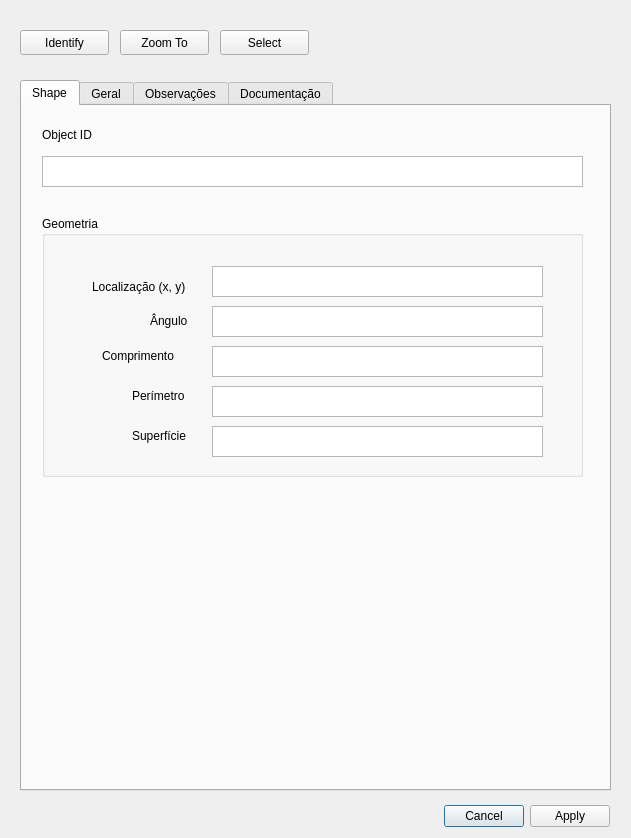
<?xml version="1.0" encoding="UTF-8"?>
<ui version="4.0">
 <class>etaDialogBase</class>
 <widget class="QDialog" name="etaDialogBase">
  <property name="geometry">
   <rect>
    <x>0</x>
    <y>0</y>
    <width>631</width>
    <height>838</height>
   </rect>
  </property>
  <property name="windowTitle">
   <string>Estação de Tratamento de Água</string>
  </property>
  <widget class="QDialogButtonBox" name="button_box">
   <property name="geometry">
    <rect>
     <x>436</x>
     <y>800</y>
     <width>181</width>
     <height>32</height>
    </rect>
   </property>
   <property name="locale">
    <locale language="Portuguese" country="Brazil"/>
   </property>
   <property name="orientation">
    <enum>Qt::Horizontal</enum>
   </property>
   <property name="standardButtons">
    <set>QDialogButtonBox::Apply|QDialogButtonBox::Cancel</set>
   </property>
   <property name="centerButtons">
    <bool>true</bool>
   </property>
  </widget>
  <widget class="QTabWidget" name="tabWidget">
   <property name="geometry">
    <rect>
     <x>20</x>
     <y>80</y>
     <width>591</width>
     <height>711</height>
    </rect>
   </property>
   <property name="currentIndex">
    <number>0</number>
   </property>
   <widget class="QWidget" name="tab">
    <attribute name="title">
     <string>Shape</string>
    </attribute>
    <widget class="QTextEdit" name="txtObjectId">
     <property name="geometry">
      <rect>
       <x>20</x>
       <y>50</y>
       <width>541</width>
       <height>31</height>
      </rect>
     </property>
     <property name="undoRedoEnabled">
      <bool>true</bool>
     </property>
     <property name="readOnly">
      <bool>true</bool>
     </property>
    </widget>
    <widget class="QLabel" name="label">
     <property name="geometry">
      <rect>
       <x>20</x>
       <y>20</y>
       <width>67</width>
       <height>17</height>
      </rect>
     </property>
     <property name="text">
      <string>Object ID</string>
     </property>
    </widget>
    <widget class="QGroupBox" name="groupBox">
     <property name="geometry">
      <rect>
       <x>20</x>
       <y>110</y>
       <width>541</width>
       <height>261</height>
      </rect>
     </property>
     <property name="title">
      <string>Geometria</string>
     </property>
     <widget class="QTextEdit" name="txtObjectId_2">
      <property name="geometry">
       <rect>
        <x>170</x>
        <y>50</y>
        <width>331</width>
        <height>31</height>
       </rect>
      </property>
      <property name="undoRedoEnabled">
       <bool>true</bool>
      </property>
      <property name="readOnly">
       <bool>true</bool>
      </property>
     </widget>
     <widget class="QLabel" name="label_2">
      <property name="geometry">
       <rect>
        <x>50</x>
        <y>60</y>
        <width>111</width>
        <height>21</height>
       </rect>
      </property>
      <property name="text">
       <string>Localização (x, y)</string>
      </property>
     </widget>
     <widget class="QTextEdit" name="txtObjectId_3">
      <property name="geometry">
       <rect>
        <x>170</x>
        <y>90</y>
        <width>331</width>
        <height>31</height>
       </rect>
      </property>
      <property name="undoRedoEnabled">
       <bool>true</bool>
      </property>
      <property name="readOnly">
       <bool>true</bool>
      </property>
     </widget>
     <widget class="QTextEdit" name="txtObjectId_4">
      <property name="geometry">
       <rect>
        <x>170</x>
        <y>130</y>
        <width>331</width>
        <height>31</height>
       </rect>
      </property>
      <property name="undoRedoEnabled">
       <bool>true</bool>
      </property>
      <property name="readOnly">
       <bool>true</bool>
      </property>
     </widget>
     <widget class="QTextEdit" name="txtObjectId_5">
      <property name="geometry">
       <rect>
        <x>170</x>
        <y>170</y>
        <width>331</width>
        <height>31</height>
       </rect>
      </property>
      <property name="undoRedoEnabled">
       <bool>true</bool>
      </property>
      <property name="readOnly">
       <bool>true</bool>
      </property>
     </widget>
     <widget class="QTextEdit" name="txtObjectId_6">
      <property name="geometry">
       <rect>
        <x>170</x>
        <y>210</y>
        <width>331</width>
        <height>31</height>
       </rect>
      </property>
      <property name="undoRedoEnabled">
       <bool>true</bool>
      </property>
      <property name="readOnly">
       <bool>true</bool>
      </property>
     </widget>
     <widget class="QLabel" name="label_3">
      <property name="geometry">
       <rect>
        <x>108</x>
        <y>95</y>
        <width>51</width>
        <height>20</height>
       </rect>
      </property>
      <property name="layoutDirection">
       <enum>Qt::LeftToRight</enum>
      </property>
      <property name="text">
       <string>Ângulo</string>
      </property>
     </widget>
     <widget class="QLabel" name="label_4">
      <property name="geometry">
       <rect>
        <x>60</x>
        <y>130</y>
        <width>101</width>
        <height>20</height>
       </rect>
      </property>
      <property name="layoutDirection">
       <enum>Qt::LeftToRight</enum>
      </property>
      <property name="text">
       <string>Comprimento</string>
      </property>
     </widget>
     <widget class="QLabel" name="label_5">
      <property name="geometry">
       <rect>
        <x>90</x>
        <y>170</y>
        <width>71</width>
        <height>20</height>
       </rect>
      </property>
      <property name="layoutDirection">
       <enum>Qt::LeftToRight</enum>
      </property>
      <property name="text">
       <string>Perímetro</string>
      </property>
     </widget>
     <widget class="QLabel" name="label_7">
      <property name="geometry">
       <rect>
        <x>90</x>
        <y>210</y>
        <width>71</width>
        <height>20</height>
       </rect>
      </property>
      <property name="layoutDirection">
       <enum>Qt::LeftToRight</enum>
      </property>
      <property name="text">
       <string>Superfície</string>
      </property>
     </widget>
    </widget>
   </widget>
   <widget class="QWidget" name="tab_2">
    <attribute name="title">
     <string>Geral</string>
    </attribute>
    <widget class="QGroupBox" name="groupBox_2">
     <property name="geometry">
      <rect>
       <x>20</x>
       <y>20</y>
       <width>541</width>
       <height>191</height>
      </rect>
     </property>
     <property name="title">
      <string>Projeto</string>
     </property>
     <widget class="QComboBox" name="comboBox">
      <property name="geometry">
       <rect>
        <x>200</x>
        <y>40</y>
        <width>321</width>
        <height>31</height>
       </rect>
      </property>
     </widget>
     <widget class="QgsDateTimeEdit" name="mDateTimeEdit">
      <property name="geometry">
       <rect>
        <x>200</x>
        <y>90</y>
        <width>321</width>
        <height>31</height>
       </rect>
      </property>
      <property name="locale">
       <locale language="Portuguese" country="Brazil"/>
      </property>
      <property name="wrapping">
       <bool>false</bool>
      </property>
      <property name="date">
       <date>
        <year>2022</year>
        <month>2</month>
        <day>8</day>
       </date>
      </property>
      <property name="displayFormat">
       <string>dd/MM/yyyy</string>
      </property>
     </widget>
     <widget class="QLabel" name="label_6">
      <property name="geometry">
       <rect>
        <x>30</x>
        <y>50</y>
        <width>131</width>
        <height>20</height>
       </rect>
      </property>
      <property name="layoutDirection">
       <enum>Qt::LeftToRight</enum>
      </property>
      <property name="text">
       <string>Status de operação</string>
      </property>
     </widget>
     <widget class="QLabel" name="label_8">
      <property name="geometry">
       <rect>
        <x>30</x>
        <y>96</y>
        <width>131</width>
        <height>20</height>
       </rect>
      </property>
      <property name="layoutDirection">
       <enum>Qt::LeftToRight</enum>
      </property>
      <property name="text">
       <string>Data de instalação</string>
      </property>
     </widget>
     <widget class="QTextEdit" name="textEdit">
      <property name="geometry">
       <rect>
        <x>200</x>
        <y>140</y>
        <width>321</width>
        <height>31</height>
       </rect>
      </property>
      <property name="tabStopWidth">
       <number>50</number>
      </property>
     </widget>
     <widget class="QLabel" name="label_9">
      <property name="geometry">
       <rect>
        <x>30</x>
        <y>142</y>
        <width>141</width>
        <height>20</height>
       </rect>
      </property>
      <property name="layoutDirection">
       <enum>Qt::LeftToRight</enum>
      </property>
      <property name="text">
       <string>Código do Meridiano</string>
      </property>
     </widget>
    </widget>
    <widget class="QGroupBox" name="groupBox_3">
     <property name="geometry">
      <rect>
       <x>20</x>
       <y>220</y>
       <width>541</width>
       <height>211</height>
      </rect>
     </property>
     <property name="title">
      <string>Dados</string>
     </property>
     <widget class="QLabel" name="label_16">
      <property name="geometry">
       <rect>
        <x>30</x>
        <y>50</y>
        <width>131</width>
        <height>20</height>
       </rect>
      </property>
      <property name="layoutDirection">
       <enum>Qt::LeftToRight</enum>
      </property>
      <property name="text">
       <string>Nome</string>
      </property>
     </widget>
     <widget class="QLabel" name="label_17">
      <property name="geometry">
       <rect>
        <x>30</x>
        <y>96</y>
        <width>131</width>
        <height>20</height>
       </rect>
      </property>
      <property name="layoutDirection">
       <enum>Qt::LeftToRight</enum>
      </property>
      <property name="text">
       <string>Tipo tratamento</string>
      </property>
     </widget>
     <widget class="QTextEdit" name="textEdit_4">
      <property name="geometry">
       <rect>
        <x>200</x>
        <y>46</y>
        <width>321</width>
        <height>31</height>
       </rect>
      </property>
      <property name="tabStopWidth">
       <number>50</number>
      </property>
     </widget>
     <widget class="QLabel" name="label_18">
      <property name="geometry">
       <rect>
        <x>30</x>
        <y>139</y>
        <width>141</width>
        <height>20</height>
       </rect>
      </property>
      <property name="layoutDirection">
       <enum>Qt::LeftToRight</enum>
      </property>
      <property name="text">
       <string>Capacidade</string>
      </property>
     </widget>
     <widget class="QComboBox" name="comboBox_4">
      <property name="geometry">
       <rect>
        <x>200</x>
        <y>90</y>
        <width>321</width>
        <height>31</height>
       </rect>
      </property>
     </widget>
     <widget class="QTextEdit" name="textEdit_5">
      <property name="geometry">
       <rect>
        <x>30</x>
        <y>164</y>
        <width>141</width>
        <height>31</height>
       </rect>
      </property>
      <property name="tabStopWidth">
       <number>50</number>
      </property>
     </widget>
     <widget class="QLabel" name="label_22">
      <property name="geometry">
       <rect>
        <x>200</x>
        <y>139</y>
        <width>141</width>
        <height>20</height>
       </rect>
      </property>
      <property name="layoutDirection">
       <enum>Qt::LeftToRight</enum>
      </property>
      <property name="text">
       <string>Núm. SS</string>
      </property>
     </widget>
     <widget class="QTextEdit" name="textEdit_8">
      <property name="geometry">
       <rect>
        <x>200</x>
        <y>164</y>
        <width>321</width>
        <height>31</height>
       </rect>
      </property>
      <property name="tabStopWidth">
       <number>50</number>
      </property>
     </widget>
    </widget>
    <widget class="QGroupBox" name="groupBox_4">
     <property name="geometry">
      <rect>
       <x>20</x>
       <y>440</y>
       <width>541</width>
       <height>221</height>
      </rect>
     </property>
     <property name="title">
      <string>Sistemas Externos</string>
     </property>
     <widget class="QComboBox" name="comboBox_6">
      <property name="geometry">
       <rect>
        <x>200</x>
        <y>130</y>
        <width>321</width>
        <height>31</height>
       </rect>
      </property>
     </widget>
     <widget class="QTextEdit" name="textEdit_9">
      <property name="geometry">
       <rect>
        <x>30</x>
        <y>60</y>
        <width>141</width>
        <height>31</height>
       </rect>
      </property>
      <property name="tabStopWidth">
       <number>50</number>
      </property>
     </widget>
     <widget class="QLabel" name="label_23">
      <property name="geometry">
       <rect>
        <x>30</x>
        <y>35</y>
        <width>141</width>
        <height>20</height>
       </rect>
      </property>
      <property name="layoutDirection">
       <enum>Qt::LeftToRight</enum>
      </property>
      <property name="text">
       <string>Código SAP</string>
      </property>
     </widget>
     <widget class="QLabel" name="label_27">
      <property name="geometry">
       <rect>
        <x>200</x>
        <y>105</y>
        <width>81</width>
        <height>20</height>
       </rect>
      </property>
      <property name="layoutDirection">
       <enum>Qt::LeftToRight</enum>
      </property>
      <property name="text">
       <string>Telemetria</string>
      </property>
     </widget>
     <widget class="QLabel" name="label_26">
      <property name="geometry">
       <rect>
        <x>200</x>
        <y>35</y>
        <width>141</width>
        <height>20</height>
       </rect>
      </property>
      <property name="layoutDirection">
       <enum>Qt::LeftToRight</enum>
      </property>
      <property name="text">
       <string>Código SIMP</string>
      </property>
     </widget>
     <widget class="QTextEdit" name="textEdit_11">
      <property name="geometry">
       <rect>
        <x>200</x>
        <y>60</y>
        <width>141</width>
        <height>31</height>
       </rect>
      </property>
      <property name="tabStopWidth">
       <number>50</number>
      </property>
     </widget>
     <widget class="QLabel" name="label_28">
      <property name="geometry">
       <rect>
        <x>370</x>
        <y>35</y>
        <width>141</width>
        <height>20</height>
       </rect>
      </property>
      <property name="layoutDirection">
       <enum>Qt::LeftToRight</enum>
      </property>
      <property name="text">
       <string>Código PROGEN</string>
      </property>
     </widget>
     <widget class="QTextEdit" name="textEdit_12">
      <property name="geometry">
       <rect>
        <x>370</x>
        <y>60</y>
        <width>141</width>
        <height>31</height>
       </rect>
      </property>
      <property name="tabStopWidth">
       <number>50</number>
      </property>
     </widget>
     <widget class="QLabel" name="label_24">
      <property name="geometry">
       <rect>
        <x>30</x>
        <y>105</y>
        <width>141</width>
        <height>20</height>
       </rect>
      </property>
      <property name="layoutDirection">
       <enum>Qt::LeftToRight</enum>
      </property>
      <property name="text">
       <string>Código UNILIMS</string>
      </property>
     </widget>
     <widget class="QTextEdit" name="textEdit_13">
      <property name="geometry">
       <rect>
        <x>30</x>
        <y>130</y>
        <width>141</width>
        <height>31</height>
       </rect>
      </property>
      <property name="tabStopWidth">
       <number>50</number>
      </property>
     </widget>
     <widget class="QTextEdit" name="textEdit_10">
      <property name="geometry">
       <rect>
        <x>200</x>
        <y>180</y>
        <width>321</width>
        <height>31</height>
       </rect>
      </property>
      <property name="tabStopWidth">
       <number>50</number>
      </property>
     </widget>
     <widget class="QLabel" name="label_25">
      <property name="geometry">
       <rect>
        <x>30</x>
        <y>185</y>
        <width>161</width>
        <height>20</height>
       </rect>
      </property>
      <property name="layoutDirection">
       <enum>Qt::LeftToRight</enum>
      </property>
      <property name="text">
       <string>TAG de Localização SAP</string>
      </property>
     </widget>
    </widget>
   </widget>
   <widget class="QWidget" name="tab_3">
    <attribute name="title">
     <string>Observações</string>
    </attribute>
    <widget class="QPlainTextEdit" name="plainTextEdit">
     <property name="geometry">
      <rect>
       <x>20</x>
       <y>20</y>
       <width>551</width>
       <height>641</height>
      </rect>
     </property>
    </widget>
   </widget>
   <widget class="QWidget" name="tab_4">
    <attribute name="title">
     <string>Documentação</string>
    </attribute>
    <widget class="QTableView" name="tableView">
     <property name="geometry">
      <rect>
       <x>20</x>
       <y>80</y>
       <width>541</width>
       <height>581</height>
      </rect>
     </property>
    </widget>
    <widget class="QgsFileWidget" name="mQgsFileWidget">
     <property name="geometry">
      <rect>
       <x>20</x>
       <y>20</y>
       <width>301</width>
       <height>41</height>
      </rect>
     </property>
    </widget>
    <widget class="QPushButton" name="pushButton_4">
     <property name="geometry">
      <rect>
       <x>350</x>
       <y>20</y>
       <width>90</width>
       <height>40</height>
      </rect>
     </property>
     <property name="text">
      <string>ADD</string>
     </property>
    </widget>
    <widget class="QPushButton" name="pushButton_5">
     <property name="geometry">
      <rect>
       <x>470</x>
       <y>20</y>
       <width>90</width>
       <height>40</height>
      </rect>
     </property>
     <property name="text">
      <string>EXCLUIR</string>
     </property>
    </widget>
   </widget>
  </widget>
  <widget class="QPushButton" name="pushButton">
   <property name="geometry">
    <rect>
     <x>20</x>
     <y>30</y>
     <width>89</width>
     <height>25</height>
    </rect>
   </property>
   <property name="text">
    <string>Identify</string>
   </property>
  </widget>
  <widget class="QPushButton" name="pushButton_2">
   <property name="geometry">
    <rect>
     <x>120</x>
     <y>30</y>
     <width>89</width>
     <height>25</height>
    </rect>
   </property>
   <property name="text">
    <string>Zoom To</string>
   </property>
  </widget>
  <widget class="QPushButton" name="pushButton_3">
   <property name="geometry">
    <rect>
     <x>220</x>
     <y>30</y>
     <width>89</width>
     <height>25</height>
    </rect>
   </property>
   <property name="text">
    <string>Select</string>
   </property>
  </widget>
 </widget>
 <customwidgets>
  <customwidget>
   <class>QgsDateTimeEdit</class>
   <extends>QDateTimeEdit</extends>
   <header>qgsdatetimeedit.h</header>
  </customwidget>
  <customwidget>
   <class>QgsFileWidget</class>
   <extends>QWidget</extends>
   <header>qgsfilewidget.h</header>
  </customwidget>
 </customwidgets>
 <resources/>
 <connections>
  <connection>
   <sender>button_box</sender>
   <signal>accepted()</signal>
   <receiver>etaDialogBase</receiver>
   <slot>accept()</slot>
   <hints>
    <hint type="sourcelabel">
     <x>20</x>
     <y>20</y>
    </hint>
    <hint type="destinationlabel">
     <x>20</x>
     <y>20</y>
    </hint>
   </hints>
  </connection>
  <connection>
   <sender>button_box</sender>
   <signal>rejected()</signal>
   <receiver>etaDialogBase</receiver>
   <slot>reject()</slot>
   <hints>
    <hint type="sourcelabel">
     <x>20</x>
     <y>20</y>
    </hint>
    <hint type="destinationlabel">
     <x>20</x>
     <y>20</y>
    </hint>
   </hints>
  </connection>
 </connections>
</ui>
